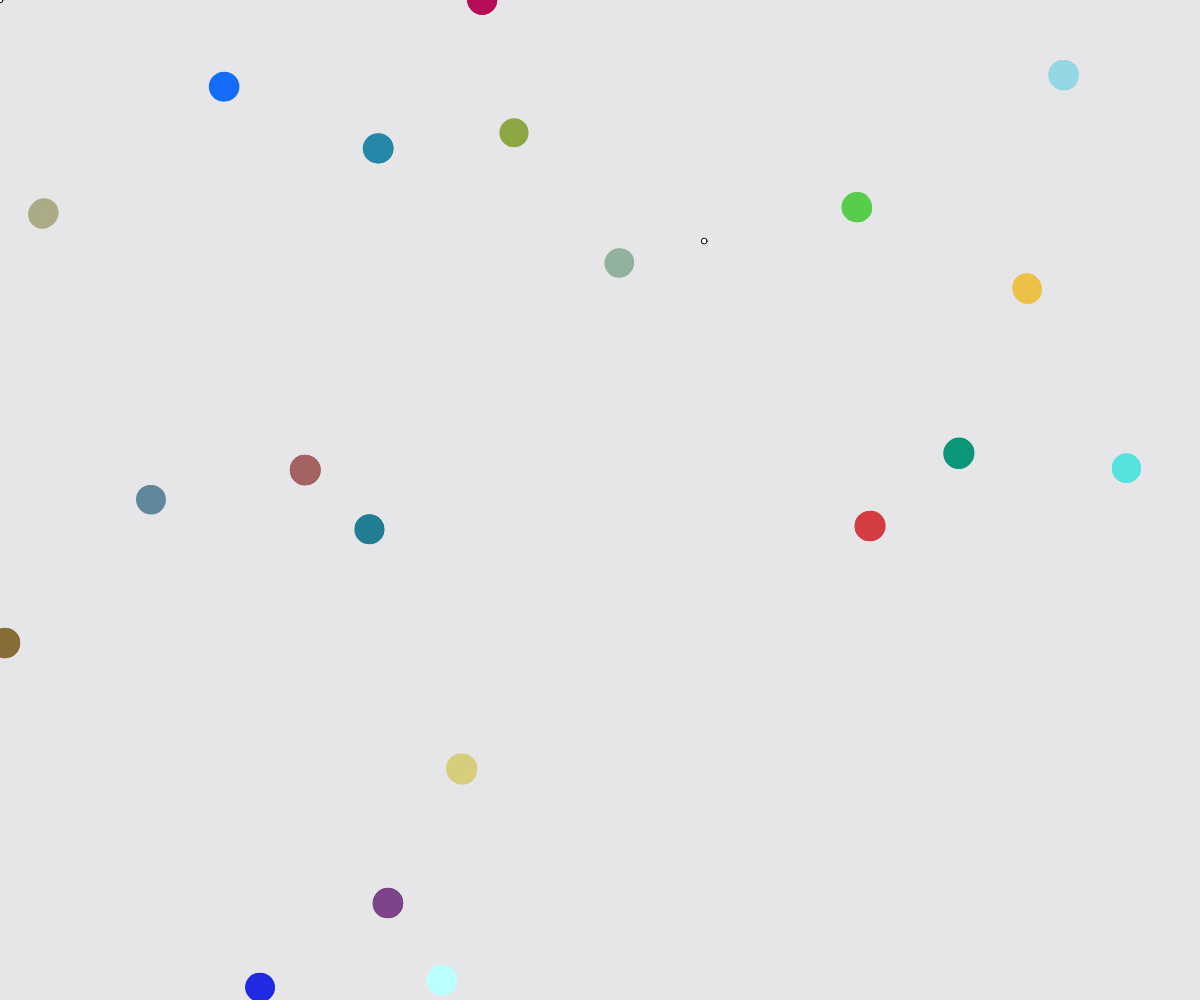
Frame 1 (no input)
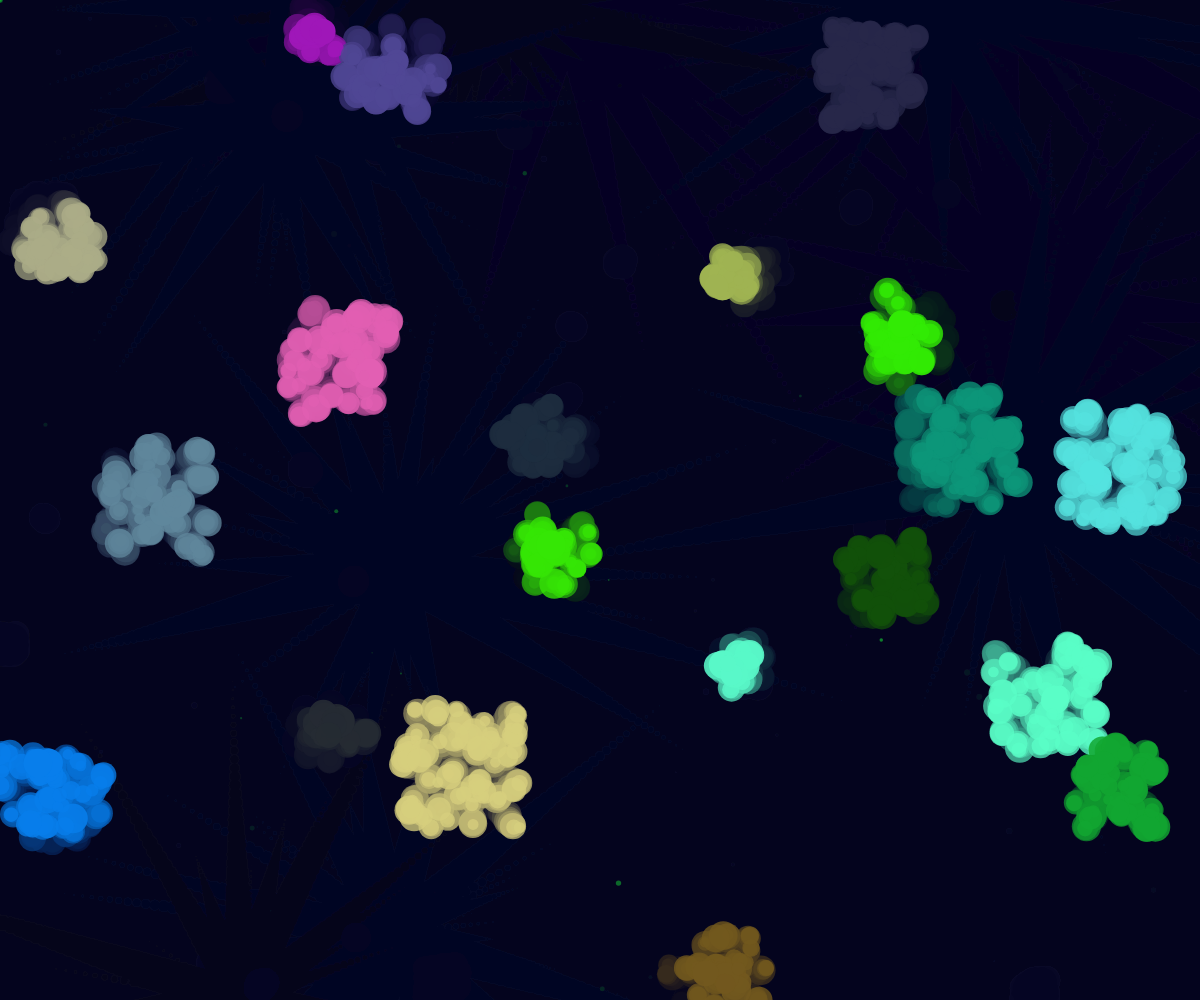
Frame 60 (no input)
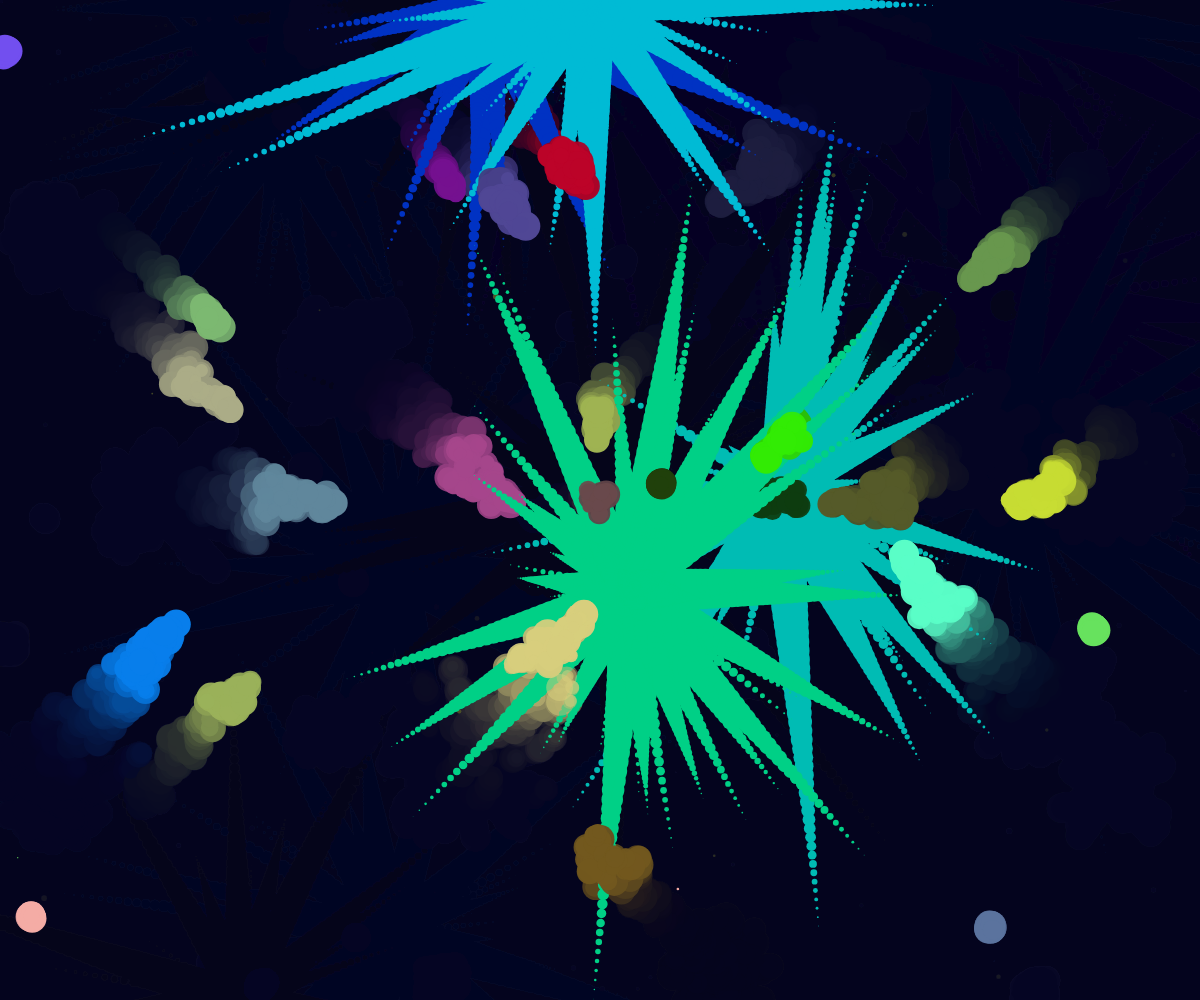
Frame 120 (the mouse pressed at the canvas centre since frame 60)

The p5.js sketch that drew these frames (run headless with seeded random() and noise() and a simulated clock; from frame 60 on, the mouse is pressed at the canvas centre):

// p5.js sketch
// ── sketch.js
function setup() {
  createCanvas(windowWidth, windowHeight);
  system = new System();
  system.spawnFires();
}

function draw() {
  system.drawBG();
  system.moveFires();
}

// ── explosion.js
class Explosion {
    constructor(x, y){
        this.x = x;
        this.y = y;
        this.color = color(color('hsl(' + floor(random(349)) + ', 100%, 50%)'));
        this.flakes = [];
    }
    generate(){
        let i = 100;
        while(i--) {
          this.flakes.push({
            color: this.color,
            pos: createVector(this.x, this.y),
            vel: p5.Vector.fromAngle(random(2*PI)).mult(random(10)),
            size: random(50)
          });
        }
    }
    explode(){
        for(let i = 0; i < this.flakes.length; i++) {
        this.flakes[i].pos.add(this.flakes[i].vel);
        this.flakes[i].size--;
          if(this.flakes[i].size > 0) {
            stroke(this.flakes[i].color);
            strokeWeight(this.flakes[i].size);
            point(this.flakes[i].pos.x, this.flakes[i].pos.y);
          } else {
            this.flakes.splice(i, 1);
          }
        }
    }
}
// ── fire.js
class Fire{
  constructor(x, y, r = 50) {
    this.x = x;
    this.y = y;
    this.r = r;
    this.vx = 0;
    this.vy = 0;
    this.speed = 5;
    this.brightness = 0;
    this.particles = [];
  }
  move() {
    this.vx = random(-this.speed, this.speed);
    this.vy = random(-this.speed, this.speed);
    return this.updatePos();
  }
  moveTowards() {
    let posX = this.x > mouseX;
    let posY = this.y > mouseY;
    if(posX) {
      this.vx = random(-this.speed,0);
    } else {
      this.vx = random(0,this.speed);
    }
    if(posY) {
      this.vy = random(-this.speed,0);
    } else {
      this.vy = random(0,this.speed)
    }
    return this.updatePos();
  }
  intersects(other) {
    let d = dist(this.x, this.y, other.x, other.y);
    return d < (this.r + other.r)/4;
  }
  changeColor(bright) {
    this.brightness = bright;
  }
	showParticles(){
		for (let i = this.particles.length - 1; i >= 0; i--) {
			this.particles[i].update();
			this.particles[i].show();
			this.particles[i].move(this.x, this.y);
			if (this.particles[i].extinguished()) {
				this.particles[i].reset();
			}
		}
	}
  updatePos(){
    this.x = this.x + this.vx;
    this.y = this.y + this.vy;
    return (this.x > windowWidth || this.x < 0 || this.y > windowHeight || this.y < 0);
  }
}

// ── particle.js
class Particle {
  constructor(x, y, r=100, s=20, color) {
    this.color = {
      r: color.r,
      g: color.g,
      b: color.b,
    }
    this.center = {
        x: x,
        y: y,
    }
    this.x = x;
    this.y = y;
    this.r = r;
    this.s = s;
    this.vx = random(-1, 1);
    this.vy = random(1, -1);
    this.alpha = 255;
  }
  finished() {
    return this.alpha < 0;
  }
  update() {
    this.x += this.vx;
    this.y += this.vy;
    this.alpha -= 1;
  }
  reset() {
    this.x = this.center.x;
    this.y = this.center.y;
    this.alpha =255;
	}
	move(x,y){
		this.center.x = x;
		this.center.y = y;
	}
  extinguished() {
    let d = dist(this.center.x, this.center.y,this.x, this.y);
    if(d > this.r/2 + random(-2,2)) {
      this.alpha = 0;
      return true;
    } else {
      return false;
    }
  }
  show() {
    noStroke();
    fill(this.color.r, this.color.g, this.color.b, this.alpha);
    ellipse(this.x, this.y, random(this.s-10, this.s+10));
  }
}

// ── system.js
class System {
  constructor(maxFires=20){
    this.fires = [];
    this.maxFires = maxFires;
  }
  drawBG(){
	background(0,0,35,25); 
	let galaxy = { 
		locationX : random(width),
		locationY : random(height),
		size : random(1,6)
	}
	ellipse(mouseX ,mouseY, galaxy.size, galaxy.size);
	ellipse(galaxy.locationX ,galaxy.locationY, galaxy.size, galaxy.size);
  }
  spawnFires(){
    let r;
    while(this.fires.length < this.maxFires){
      let x = random(windowWidth);
      let y = random(windowHeight);
      r = random(40, 200);
      this.fires.unshift(new Fire(x, y, r));
      let numPart = Math.pow(r,1.23)/10;
	  let color = {
		  r: random(255),
		  g: random(255),
		  b: random(255),
	  }
      for (let i = 0; i < numPart; i++) {
        this.fires[0].particles.push(new Particle(this.fires[0].x, this.fires[0].y, this.fires[0].r, 20, color));
      }
    }
  }
	moveFires(){
		let removeFires = [];
		for (let i = this.fires.length - 1; i >= 0; i--) {
			let isOut;
			if(!mouseIsPressed){
				isOut = this.fires[i].move();
			} else {
				isOut = this.fires[i].moveTowards();
			}
			if(isOut){
				this.fires.splice(i, 1);
				this.spawnFires();
				continue;
			}
			this.fires[i].showParticles();
			let overlapping = false;
			for (let j = this.fires.length - 1; j >= 0; j--) {
				if(j!==i){  
					if (this.fires[i].intersects(this.fires[j])) {
						overlapping = true;
						removeFires.push(i,j);
					}
				}
			}
			if (overlapping) {
				let fire1 =this.fires[removeFires[removeFires.length-1]];
				let fire2 =this.fires[removeFires[removeFires.length-2]];
				let distance = dist(fire1.x, fire1.y, fire2.x, fire2.y)
				let exp = {};
				if(fire1.x > fire2.x) { exp.x = fire2.x + distance*0.707; }
				else {exp.x = fire1.x + distance*0.707; }
				if(fire1.y > fire2.y) { exp.y = fire2.y + distance*0.707; }
				else {exp.x = fire1.y + distance*0.707; }
				let explosion = new Explosion(exp.x, exp.y);
				explosion.generate();
				while(explosion.flakes.length > 0){
					explosion.explode();
				}
			} 
		}
		removeFires.sort();
		 for(let i = removeFires.length - 1; i >= 0; i--){
			this.fires.splice(removeFires[i], 1);
		 }
		 this.spawnFires();
	}
}
